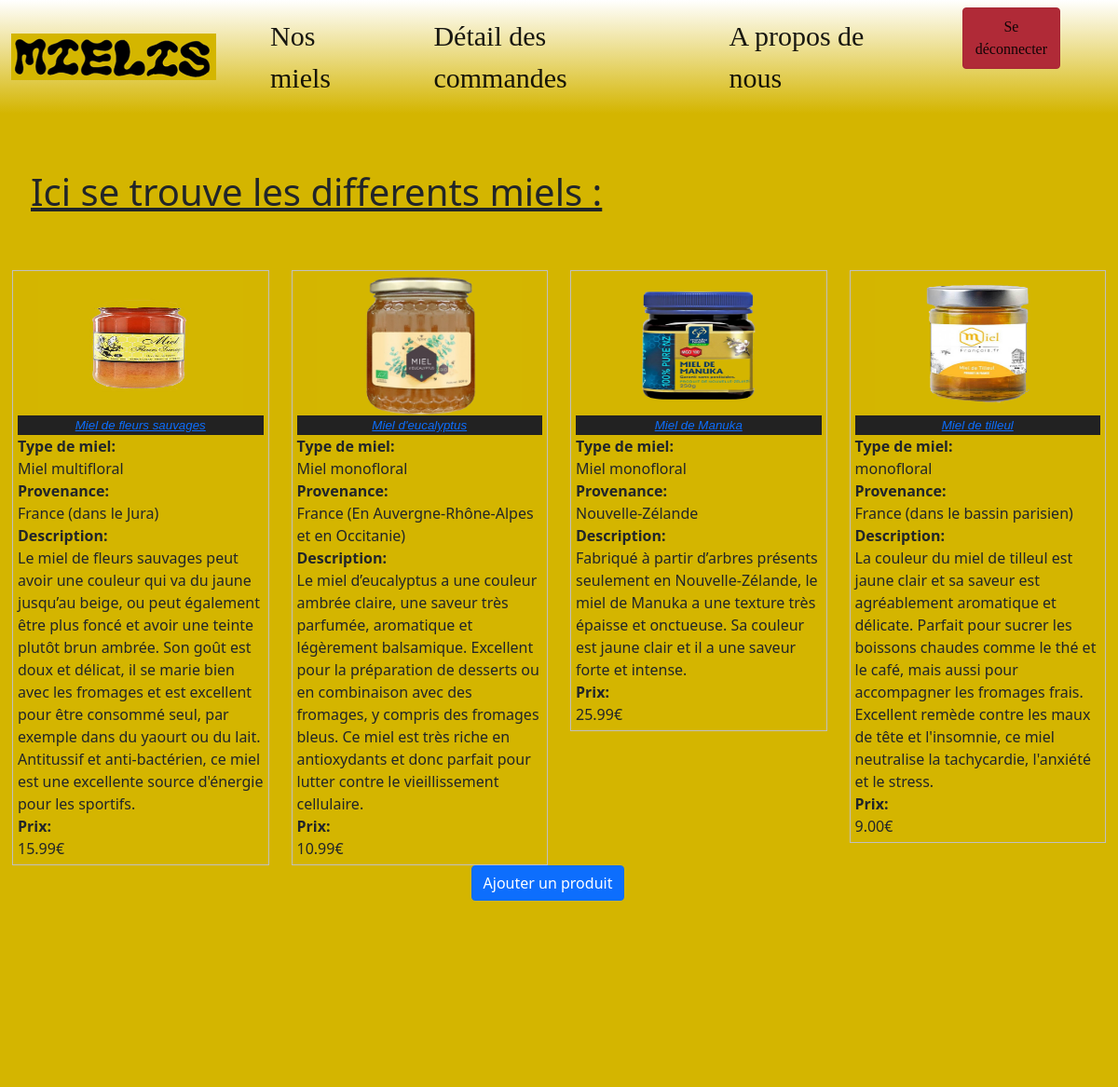
/index.php?page=produit_admin (signed in), run on the app's committed database.
### tables this page shows
CREATE TABLE IF NOT EXISTS `miel` (
  `id_miel` int(11) NOT NULL AUTO_INCREMENT,
  `nom_miel` text NOT NULL,
  `type_miel` text NOT NULL,
  `provenance_miel` text NOT NULL,
  `description_miel` text NOT NULL,
  `image` text NOT NULL,
  `prix` text NOT NULL,
  PRIMARY KEY (`id_miel`)
);

### produit_admin.php (the view)
<h1 style="margin-bottom: 60px;margin-left:20px;"><u>Ici se trouve les differents miels :</u></h1>
<?php
    $lien = connect_to_db();
    $stmt = $lien->prepare('SELECT * FROM miel');
    $stmt->execute();
    $rows = $stmt->fetchAll();
    foreach($rows as $enregistrement) {
        $id_miel = $enregistrement['id_miel'];
        $nom_miel = $enregistrement['nom_miel'];
        $type_miel = $enregistrement['type_miel'];
        $provenance_miel = $enregistrement['provenance_miel'];
        $description_miel = $enregistrement['description_miel'];
        $image_miel = $enregistrement['image'];
        $prix_miel = $enregistrement['prix'];
    echo("<div class='col-3'>
                <figure>
                    <img style='margin:auto;width:100%;height:100%' src='./images/".$image_miel."'>
                    <figcaption><a href='./index.php?page=modification_produit&id=".$id_miel."'>".$nom_miel."</a></figcaption>
                    <strong>Type de miel:</strong>".$type_miel."
                    <strong>Provenance:</strong>".$provenance_miel."
                    <strong>Description:</strong>".$description_miel."
                    <strong>Prix:</strong>".$prix_miel."€
                </figure>
            </div>");
    }
    ?>
<div class="row">
    <div class="col-12" style="text-align: center;">
        <a class="btn btn-primary" type="button" href='./index.php?page=ajouter_produit' name="ajouter" >Ajouter un produit</a>
    </div>
</div>

### css/index.css (style rules this page uses)
body { margin: 0px; padding: 0px; }
figure { border: thin #c0c0c0 solid; display: flex; flex-flow: column; padding: 5px; margin: auto; }
img { max-width: 220px; max-height: 150px; }
figcaption { background-color: #222; color: #fff; font: italic smaller sans-serif; padding: 3px; text-align: center; }

### data on the page
miel: image (picture), nom_miel "Miel de fleurs sauvages", type_miel "Miel multifloral", provenance_miel "France (dans le Jura)", description_miel "Le miel de fleurs sauvages peut avoir une couleur qui va du jaune jusqu’au beige, ou peut également être plus foncé et avoir une teinte plutôt brun ambrée. Son goût est doux et délicat, il se marie bien avec les fromages et est excellent pour être consommé seul, par exemple dans du yaourt ou du lait. Antitussif et anti-bactérien, ce miel est une excellente source d'énergie pour les sportifs.", prix "15.99"
miel: image (picture), nom_miel "Miel d'eucalyptus", type_miel "Miel monofloral", provenance_miel "France (En Auvergne-Rhône-Alpes et en Occitanie)", description_miel "Le miel d’eucalyptus a une couleur ambrée claire, une saveur très parfumée, aromatique et légèrement balsamique. Excellent pour la préparation de desserts ou en combinaison avec des fromages, y compris des fromages bleus. Ce miel est très riche en antioxydants et donc parfait pour lutter contre le vieillissement cellulaire.", prix "10.99"
miel: image (picture), nom_miel "Miel de Manuka", type_miel "Miel monofloral", provenance_miel "Nouvelle-Zélande", description_miel "Fabriqué à partir d’arbres présents seulement en Nouvelle-Zélande, le miel de Manuka a une texture très épaisse et onctueuse. Sa couleur est jaune clair et il a une saveur forte et intense.", prix "25.99"
miel: image (picture), nom_miel "Miel de tilleul", type_miel "monofloral", provenance_miel "France (dans le bassin parisien)", description_miel "La couleur du miel de tilleul est jaune clair et sa saveur est agréablement aromatique et délicate. Parfait pour sucrer les boissons chaudes comme le thé et le café, mais aussi pour accompagner les fromages frais. Excellent remède contre les maux de tête et l'insomnie, ce miel neutralise la tachycardie, l'anxiété et le stress.", prix "9.00"
